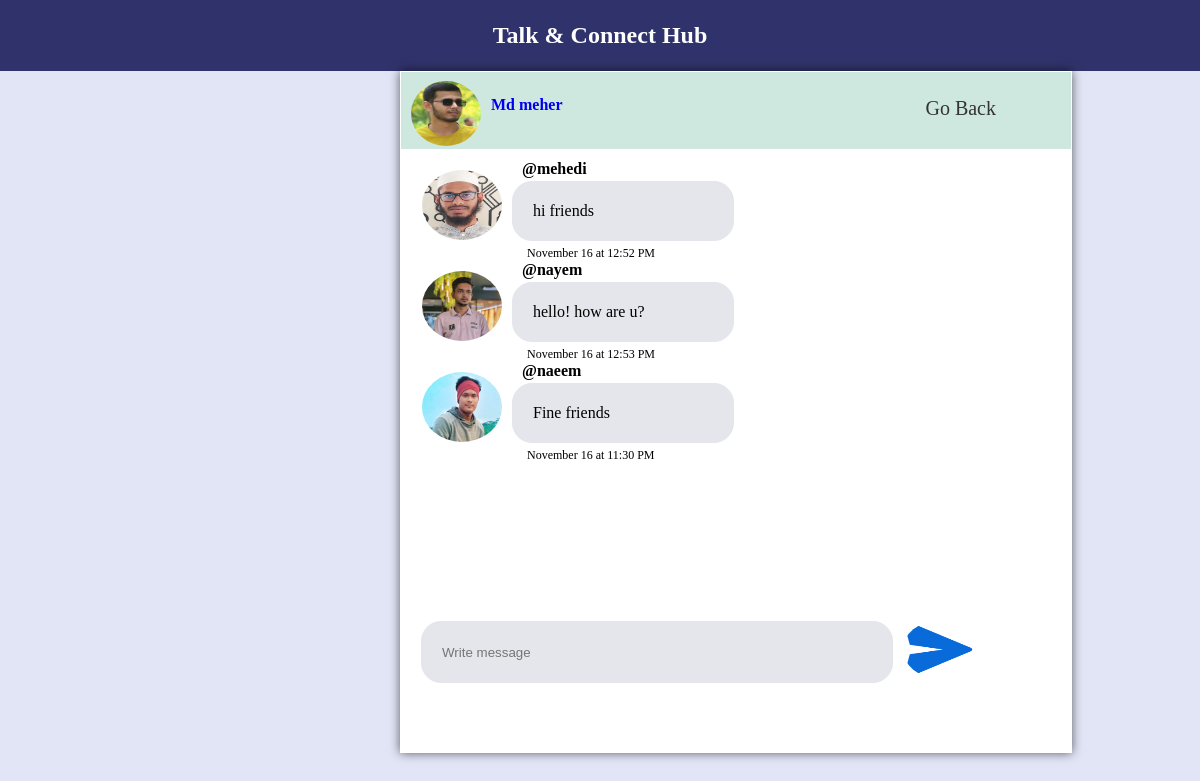
Screenshot of /chat.php?d_id=programming (signed in) with the database file from the repository.
### tables this page shows
CREATE TABLE `message` (
  `id` int(11) NOT NULL,
  `name` varchar(45) NOT NULL,
  `email` varchar(45) NOT NULL,
  `image` varchar(245) NOT NULL,
  `message` varchar(300) NOT NULL,
  `time` datetime NOT NULL DEFAULT current_timestamp(),
  `cat` varchar(100) NOT NULL
);

### chat.php (the view, shortened to what this page needs)
<?php
include 'connect.php';
if (isset($_SESSION['email'])) {
	$email=$_SESSION['email'];
}else{
	header("location:login.php");
}
?>
<!DOCTYPE html>
<html>
<head>
</head>
<body>
	<div id="_1" class="wel">
	Talk & Connect Hub
	</div>
	<div id="container">
		<div class ="hd">
		     <a href="profile.php"> <img src="<?php echo  $_SESSION['pic']  ?>"></a>
			 <label> <a  id="logout"   href="profile.php"> <?php echo $_SESSION['name']; ?> </label>
			 <a id="gobackButton"  class = "logout" href = "#">Go Back</a><br><br><br>
		 </div>
		 <div id="chat">
		 		<?php
				    $id = $_SESSION['id'];
		 			$sql1="SELECT name, email, message, DATE_FORMAT(time, '%M %e at %l:%i %p') AS time2,image from message  where cat = '$id' ";
		 			$query1=mysqli_query($conn,$sql1);
		 			if (mysqli_num_rows($query1) > 0){
		 				while ($row=mysqli_fetch_array($query1)) {
		 				if ($row['email'] == $email) {
		 					?>
		 				<div id="chat_box_main1">
		 					<div id="chat_box_message1">
		 					 <?php
		 						echo $row['message'];
		 					 ?>
		 					</div>
		 					<div style="margin-left: 420px;margin-top:-5px; font-size: 12px;">
		 						<?php
		 						 echo $row['time2'];
		 						?>
		 					</div>
		 			   </div>
		 				<?php
		 				}else{
		 					?>
		 					<div id="chat_box_main2">
							 <div style="margin-left: 110px; margin-bottom:-17px; font-weight:700">
		 						<?php
		 						 echo "@".$row['name'];
		 						?>
		 					</div>
							 <a href="chat_profile.php ?d_id=<?php echo $row['name'] ?>"> <img  style="margin-right: 10px;" src="<?php echo $row['image'] ?>"></a>
		 					<div id="chat_box_message2" style="margin-left: 0px; ">
		 					 <?php
		 						echo $row['message'];
		 					  ?>
		 					</div>
		 					  <div style="margin-left: 115px;  margin-top:-5px; font-size: 12px; ">
		 						<?php
		 						 echo $row['time2'];
		 						?>
		 					</div>
		 			       </div>
		 					<?php
		 				}
		 			}
		 		}
		 		?>
		 </div>
		 <div id="message">
		 	<form action="chat.php" method="POST">
					<input id="message_box" type="text" name="message" placeholder="Write message" required>
					<button  id="send_icon" type="submit" name="send" style="background: none;border: none;">
		 	    	<img style="width: 70px;height: 57px; float: left; margin-top: 0px;" src="send.png">
		 	    </button>
		 	</form>
		 </div>
	</div>
</body>
</html>

### chat.php (style rules this page uses)
* { margin:0px; padding:0px; }
body { background-color:#E1E5F6 ; }
#container { border: 1px solid white; height: 680px; width: 670px; margin-left: 400px; background-color: white; box-shadow: 0px 0px 10px rgba(0, 0, 0, 0.6); }
#chat { border: 1px solid white; width: 600px; height: 350px; margin-left: 0px; max-height: 350px; overflow: auto; padding: 10px; }
#message { margin-left: 20px; margin-top: 100px; }
#message_box { width: 450px; height: 60px; background-color: #E4E6EB; border-radius: 20px; border: 1px solid #E4E6EB; padding-left: 20px; float: left; }
#chat_box_message2 { border: 1px solid #E4E6EB; background-color: #E4E6EB; max-width: 30%; overflow-y: auto; border-radius: 20px; padding: 20px; margin-bottom: 10px; margin-left: 25px; height: auto; margin-top: 20px; }
img { width: 80px; height: 70px; border-radius: 80%; overflow: hidden; float: left; margin-left: 10px; margin-top: 9px; }
#logout { float: left; font-weight: bold; text-decoration: none; float: right; margin-right: 30px; margin-top: 24px; }
.wel { background-color: #30336b; color: white; font-size: 24px; padding: 22px; text-align: center; font-weight: bold; }
.hd { background-color: #cfe8df; height:77px; }
.hd img { width: 70px; height: 65px; border-radius: 50%; }
.hd label { float: left; margin-left: 10px; margin-top: 0px; font-weight: bold; }
.logout { text-decoration: none; color: #333; margin-top: 10px; float: right; margin-right: 10px; transition: color 0.3s; margin-top: 25px; padding-right:35px; font-size:20px; }

### rows the page displays
message: name "mehedi", image (picture), message "hi friends", time2 "November 16 at 12:52 PM"
message: name "nayem", image (picture), message "hello! how are u?", time2 "November 16 at 12:53 PM"
message: name "naeem", image (picture), message "Fine friends", time2 "November 16 at 11:30 PM"

### other values shown
$_SESSION['name'] "Md meher"
